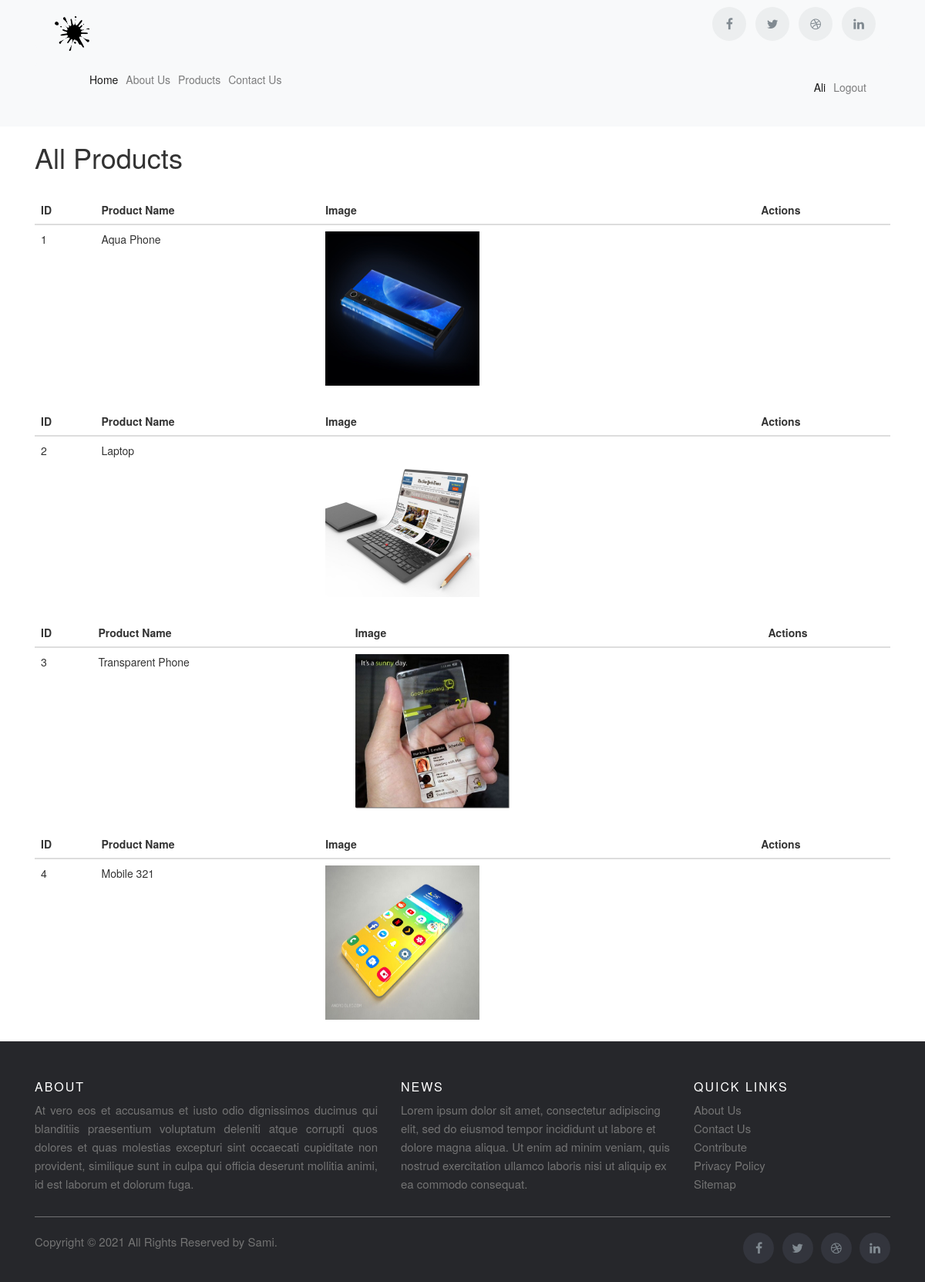
/show-products.php (signed in), run on an earlier commit of the app's database.
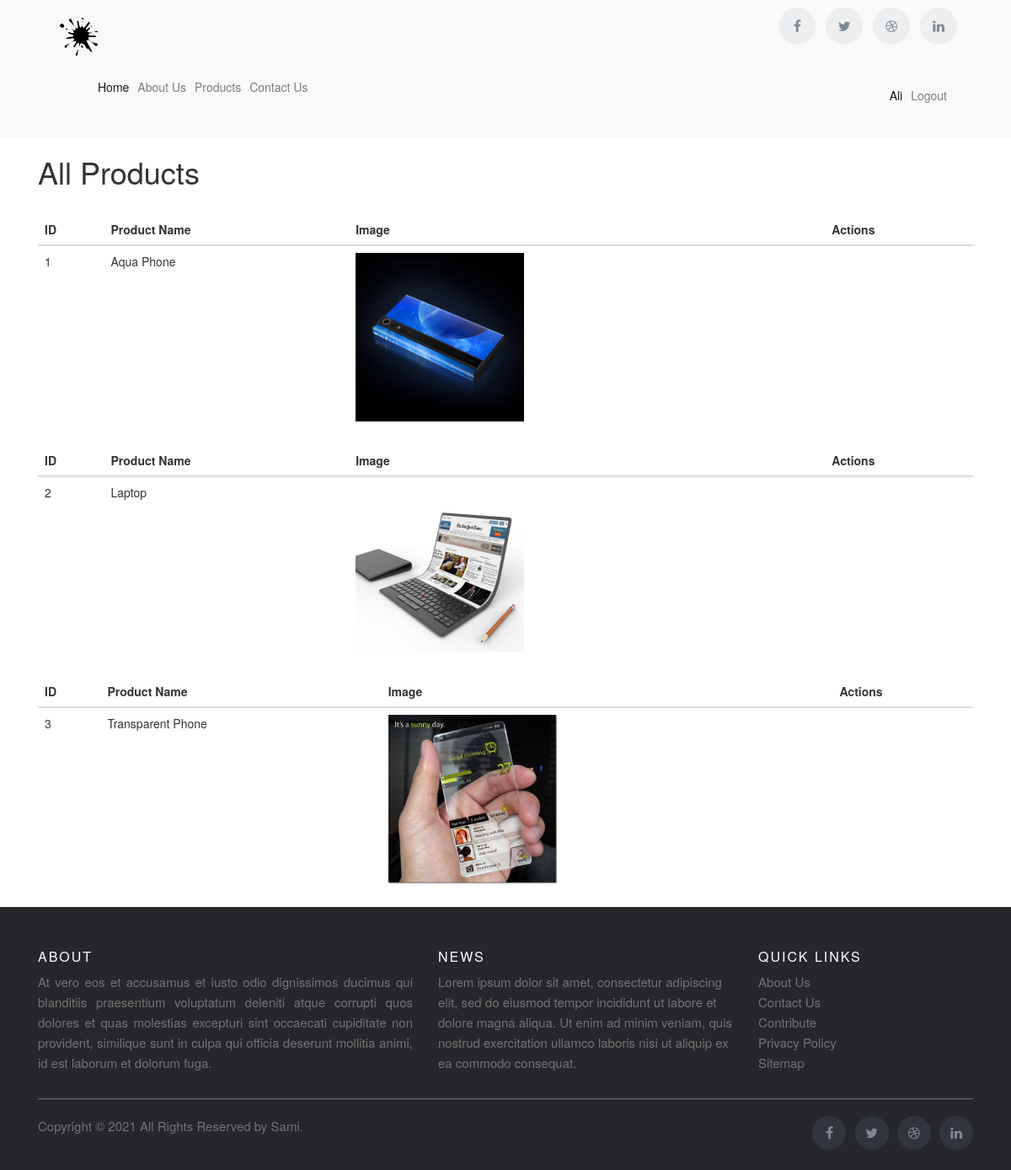
And on a later commit of the database.
### tables this page shows
CREATE TABLE `products` (
  `id` int(11) NOT NULL,
  `user_id` int(11) NOT NULL,
  `pname` varchar(255) NOT NULL,
  `pimage` varchar(255) NOT NULL
);

### show-products.php (the view, shortened to what this page needs)
<?php
include('includes/config.php');
?>
<!doctype html>
<html lang="en">
<head>
    <?php include 'includes/stylesheets.php';?>
</head>
<body>
<?php include 'includes/header.php';?>
<div class="container">
    <div class="row">
        <div class="col-md-12">
            <h1>All Products</h1>
        </div>
    </div>
    <br>
    <?php $query=mysqli_query($con,"select * from products");
    $count=1;
    while($row = mysqli_fetch_array($query)) {
        ?>
        <table class="table">
            <thead>
            <tr>
                <th>ID</th>
                <th>Product Name</th>
                <th>Image</th>
                <th>Actions</th>
            </tr>
            </thead>
            <tbody>
            <tr>
                <td><?php echo $count ?></td>
                <td><?php echo $row['pname'] ?></td>
                <td>
                    <img src="uploads/<?php echo htmlentities($row['pimage']);?>" width="200" height="200">
                </td>
                <td class="table-actions">
                    <a href="edit-product.php?id=<?php echo $row['id']?>" class="table-action" data-toggle="tooltip" data-original-title="Edit product">
                        <i class="far fa-user-edit"></i>
                    </a>
                    <a href="show-products.php?id=<?php echo $row['id']?>&del=delete" class="table-action table-action-delete" data-toggle="tooltip" data-original-title="Delete product">
                        <i class="far fa-trash"></i>
                    </a>
                </td>
            </tr>
            </tbody>
        </table>
        <?php
        $count += 1;
    } ?>
</div>
<?php include 'includes/footer.php';?>
</body>
</html>

### includes/stylesheets.php (shortened to what this page needs)
<link rel="stylesheet" href="https://pro.fontawesome.com/releases/v5.10.0/css/all.css"/>
<link rel="stylesheet" href="https://maxcdn.bootstrapcdn.com/bootstrap/4.0.0/css/bootstrap.min.css"
>
<link rel="stylesheet" href="https://cdnjs.cloudflare.com/ajax/libs/font-awesome/4.7.0/css/font-awesome.min.css" />
<link rel="stylesheet" href="https://maxcdn.bootstrapcdn.com/bootstrap/3.4.1/css/bootstrap.min.css">
<link rel="stylesheet" href="css/style.css">
<link rel="stylesheet" href="css/footer.css">
<link rel="stylesheet" href="css/body_content.css">

### includes/header.php (shortened to what this page needs)
<header class="bg-light" style="width: 100%;">
    <div class="container">
        <div class="row">
            <div class="col-12">
                <nav class="navbar navbar-expand-lg navbar-light bg-light">
                    <a class="navbar-brand" href="#">
                        <img src="img/logo/logo-2.png" width="45" height="45" class="d-inline-block align-top"
                             alt="">
                    </a>
                    <div class="social-icons">
                        <span><a class="facebook" href="#"><i class="fa fa-facebook"></i></a></span>
                        <span><a class="twitter" href="#"><i class="fa fa-twitter"></i></a></span>
                        <span><a class="dribbble" href="#"><i class="fa fa-dribbble"></i></a></span>
                        <span><a class="linkedin" href="#"><i class="fa fa-linkedin"></i></a></span>
                    </div>
                </nav>
            </div>
        </div>
    </div>
    <div class="container">
        <div class="row">
            <div class="col-12">
                <nav class="navbar navbar-expand-lg navbar-light bg-light">
                    <a class="navbar-brand" href="#"></a>
                    <div class="collapse navbar-collapse" id="navbarNav">
                        <ul class="navbar-nav">
                            <li class="nav-item active">
                                <span class="nav-link" id="home">Home <span class="sr-only">(current)</span></span>
                            </li>
                            <li class="nav-item">
                                <span class="nav-link" onclick="myAbout()">About Us</span>
                            </li>
                            <li class="nav-item">
                                <span class="nav-link" onclick="myProducts()">Products</span>
                            </li>
                            <li class="nav-item">
                                <span class="nav-link" onclick="myContact()">Contact Us</span>
                            </li>
                        </ul>
                        <?php
                        if(strlen($_SESSION['login'])>0)
                        { ?>
                            <ul class="navbar-nav" style="float: right">
                                <li class="nav-item active">
                                    <a class="nav-link" style="float: right"><?php echo $_SESSION['username'] ?></a>
                                </li>
                                <li class="nav-item">
                                    <a class="nav-link" style="float: right" href="./logout.php">Logout</a>
                                </li>
                            </ul>
                        <?php } ?>
                    </div>
                </nav>
            </div>
        </div>
    </div>
</header>

### includes/footer.php
<div class="site-footer">
    <div style="background-color: #26272b;">
        <div class="container">
            <div class="row">
                <div class="col-sm-12 col-md-5">
                    <h6>About</h6>
                    <p class="text-justify">At vero eos et accusamus et iusto odio dignissimos ducimus qui
                        blanditiis praesentium voluptatum deleniti atque corrupti quos dolores et quas molestias
                        excepturi sint occaecati cupiditate non provident, similique sunt in culpa qui officia
                        deserunt mollitia animi, id est laborum et dolorum fuga.</p>
                </div>
                <div class="col-xs-6 col-md-4">
                    <h6>News</h6>
                    Lorem ipsum dolor sit amet, consectetur adipiscing elit, sed do eiusmod tempor incididunt ut
                    labore et dolore magna aliqua. Ut enim ad minim veniam, quis nostrud exercitation ullamco
                    laboris nisi ut aliquip ex ea commodo consequat.
                </div>
                <div class="col-xs-6 col-md-3">
                    <h6>Quick Links</h6>
                    <ul class="footer-links">
                        <li><a href="#" onclick="myAbout()">About Us</a></li>
                        <li><a href="#" onclick="myContact()">Contact Us</a></li>
                        <li><a href="#">Contribute</a></li>
                        <li><a href="#">Privacy Policy</a></li>
                        <li><a href="#">Sitemap</a></li>
                    </ul>
                </div>
            </div>
            <hr>
        </div>
        <div class="container">
            <div class="row">
                <div class="col-md-8 col-sm-6 col-xs-12">
                    <p class="copyright-text">Copyright &copy; 2021 All Rights Reserved by
                        <a href="#">Sami</a>.
                    </p>
                </div>
                <div class="col-md-4 col-sm-6 col-xs-12">
                    <ul class="social-icons">
                        <li><a class="facebook" href="#"><i class="fa fa-facebook"></i></a></li>
                        <li><a class="twitter" href="#"><i class="fa fa-twitter"></i></a></li>
                        <li><a class="dribbble" href="#"><i class="fa fa-dribbble"></i></a></li>
                        <li><a class="linkedin" href="#"><i class="fa fa-linkedin"></i></a></li>
                    </ul>
                </div>
            </div>
        </div>
    </div>
</div>

### css/style.css (style rules this page uses)
.nav-link { cursor:pointer; }

### css/footer.css (style rules this page uses)
.site-footer { background-color:#26272b; padding:45px 0 20px; font-size:15px; line-height:24px; color:#737373; }
.site-footer hr { border-top-color:#bbb; opacity:0.5 }
.site-footer h6 { color:#fff; font-size:16px; text-transform:uppercase; margin-top:5px; letter-spacing:2px }
.site-footer a { color:#737373; }
.footer-links { padding-left:0; list-style:none }
.footer-links li { display:block }
.footer-links a { color:#737373 }
.site-footer .social-icons { text-align:right }
.site-footer .social-icons a { width:40px; height:40px; line-height:40px; margin-left:6px; margin-right:0; border-radius:100%; background-color:#33353d }
.copyright-text { margin:0 }
.social-icons { padding-left:0; margin-bottom:0; list-style:none }
.social-icons li { display:inline-block; margin-bottom:4px }
.social-icons a { background-color:#eceeef; color:#818a91; font-size:16px; display:inline-block; line-height:44px; width:44px; height:44px; text-align:center; margin-right:8px; border-radius:100%; -webkit-transition:all .2s linear; -o-transition:all .2s linear; transition:all .2s linear }

What changed in the data, as far as the page shows it:
removed products: pname "Mobile 321", pimage (picture)
